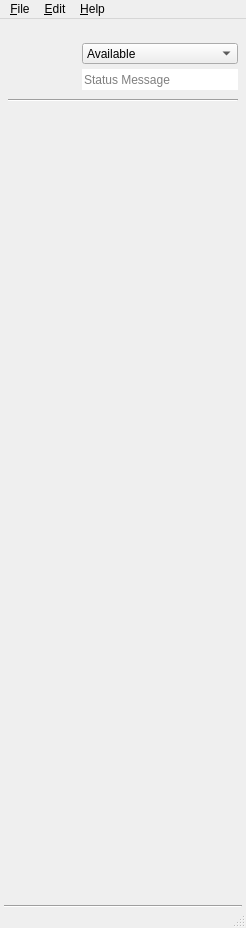
<?xml version="1.0" encoding="UTF-8"?>
<ui version="4.0">
 <class>MainWindow</class>
 <widget class="QMainWindow" name="MainWindow">
  <property name="geometry">
   <rect>
    <x>0</x>
    <y>0</y>
    <width>246</width>
    <height>928</height>
   </rect>
  </property>
  <property name="sizePolicy">
   <sizepolicy hsizetype="Preferred" vsizetype="Preferred">
    <horstretch>0</horstretch>
    <verstretch>0</verstretch>
   </sizepolicy>
  </property>
  <property name="minimumSize">
   <size>
    <width>210</width>
    <height>600</height>
   </size>
  </property>
  <property name="maximumSize">
   <size>
    <width>320</width>
    <height>1080</height>
   </size>
  </property>
  <property name="windowTitle">
   <string>Qs Messenger</string>
  </property>
  <property name="styleSheet">
   <string notr="true"/>
  </property>
  <widget class="QWidget" name="centralwidget">
   <layout class="QVBoxLayout" name="verticalLayout">
    <property name="spacing">
     <number>2</number>
    </property>
    <property name="leftMargin">
     <number>4</number>
    </property>
    <property name="topMargin">
     <number>4</number>
    </property>
    <property name="rightMargin">
     <number>4</number>
    </property>
    <property name="bottomMargin">
     <number>0</number>
    </property>
    <item>
     <widget class="QStackedWidget" name="stackedWidget">
      <property name="sizePolicy">
       <sizepolicy hsizetype="Expanding" vsizetype="Expanding">
        <horstretch>0</horstretch>
        <verstretch>0</verstretch>
       </sizepolicy>
      </property>
      <property name="minimumSize">
       <size>
        <width>120</width>
        <height>520</height>
       </size>
      </property>
      <property name="maximumSize">
       <size>
        <width>320</width>
        <height>1080</height>
       </size>
      </property>
      <property name="font">
       <font>
        <pointsize>9</pointsize>
       </font>
      </property>
      <property name="currentIndex">
       <number>1</number>
      </property>
      <widget class="QWidget" name="page">
       <layout class="QGridLayout" name="gridLayout_2">
        <property name="leftMargin">
         <number>8</number>
        </property>
        <property name="topMargin">
         <number>4</number>
        </property>
        <property name="rightMargin">
         <number>8</number>
        </property>
        <property name="bottomMargin">
         <number>4</number>
        </property>
        <property name="spacing">
         <number>4</number>
        </property>
        <item row="0" column="0">
         <layout class="QVBoxLayout" name="verticalLayout_2">
          <property name="spacing">
           <number>4</number>
          </property>
          <property name="leftMargin">
           <number>14</number>
          </property>
          <property name="rightMargin">
           <number>16</number>
          </property>
          <item>
           <spacer name="verticalSpacer_7">
            <property name="orientation">
             <enum>Qt::Vertical</enum>
            </property>
            <property name="sizeType">
             <enum>QSizePolicy::Expanding</enum>
            </property>
            <property name="sizeHint" stdset="0">
             <size>
              <width>20</width>
              <height>120</height>
             </size>
            </property>
           </spacer>
          </item>
          <item>
           <layout class="QHBoxLayout" name="horizontalLayout_3">
            <property name="bottomMargin">
             <number>0</number>
            </property>
            <item>
             <widget class="QWidget" name="widget" native="true">
              <property name="minimumSize">
               <size>
                <width>200</width>
                <height>140</height>
               </size>
              </property>
              <property name="maximumSize">
               <size>
                <width>140</width>
                <height>140</height>
               </size>
              </property>
              <widget class="QLabel" name="smiley_label">
               <property name="geometry">
                <rect>
                 <x>30</x>
                 <y>0</y>
                 <width>140</width>
                 <height>140</height>
                </rect>
               </property>
               <property name="minimumSize">
                <size>
                 <width>140</width>
                 <height>140</height>
                </size>
               </property>
               <property name="maximumSize">
                <size>
                 <width>140</width>
                 <height>140</height>
                </size>
               </property>
               <property name="styleSheet">
                <string notr="true">color: rgba(0 , 0, 0,2);</string>
               </property>
               <property name="text">
                <string/>
               </property>
               <property name="pixmap">
                <pixmap>:/icons/icons/loading.png</pixmap>
               </property>
              </widget>
              <widget class="QWidget" name="widget_2" native="true">
               <property name="geometry">
                <rect>
                 <x>20</x>
                 <y>-1</y>
                 <width>161</width>
                 <height>141</height>
                </rect>
               </property>
               <property name="styleSheet">
                <string notr="true">background-color: rgba(ef,ef,ef,20)</string>
               </property>
              </widget>
             </widget>
            </item>
           </layout>
          </item>
          <item>
           <spacer name="verticalSpacer_2">
            <property name="font">
             <font>
              <pointsize>9</pointsize>
             </font>
            </property>
            <property name="orientation">
             <enum>Qt::Vertical</enum>
            </property>
            <property name="sizeType">
             <enum>QSizePolicy::Fixed</enum>
            </property>
            <property name="sizeHint" stdset="0">
             <size>
              <width>20</width>
              <height>4</height>
             </size>
            </property>
           </spacer>
          </item>
          <item>
           <widget class="QLabel" name="label">
            <property name="font">
             <font>
              <pointsize>9</pointsize>
             </font>
            </property>
            <property name="text">
             <string>Id:</string>
            </property>
           </widget>
          </item>
          <item>
           <widget class="QLineEdit" name="usernamePrompt">
            <property name="font">
             <font>
              <pointsize>9</pointsize>
             </font>
            </property>
            <property name="text">
             <string/>
            </property>
            <property name="placeholderText">
             <string>email</string>
            </property>
           </widget>
          </item>
          <item>
           <widget class="QLabel" name="label_2">
            <property name="font">
             <font>
              <pointsize>9</pointsize>
             </font>
            </property>
            <property name="text">
             <string>Password:</string>
            </property>
           </widget>
          </item>
          <item>
           <widget class="QLineEdit" name="passwordPrompt">
            <property name="font">
             <font>
              <pointsize>9</pointsize>
             </font>
            </property>
            <property name="text">
             <string/>
            </property>
            <property name="echoMode">
             <enum>QLineEdit::Password</enum>
            </property>
            <property name="placeholderText">
             <string>password</string>
            </property>
           </widget>
          </item>
          <item>
           <spacer name="verticalSpacer_5">
            <property name="font">
             <font>
              <pointsize>9</pointsize>
             </font>
            </property>
            <property name="orientation">
             <enum>Qt::Vertical</enum>
            </property>
            <property name="sizeType">
             <enum>QSizePolicy::Fixed</enum>
            </property>
            <property name="sizeHint" stdset="0">
             <size>
              <width>20</width>
              <height>12</height>
             </size>
            </property>
           </spacer>
          </item>
          <item>
           <widget class="QPushButton" name="registerNewUserButton">
            <property name="font">
             <font>
              <pointsize>9</pointsize>
             </font>
            </property>
            <property name="styleSheet">
             <string notr="true">color: rgb(52, 101, 164);</string>
            </property>
            <property name="text">
             <string>Register a new user</string>
            </property>
            <property name="flat">
             <bool>true</bool>
            </property>
           </widget>
          </item>
          <item>
           <spacer name="verticalSpacer_3">
            <property name="font">
             <font>
              <pointsize>9</pointsize>
             </font>
            </property>
            <property name="orientation">
             <enum>Qt::Vertical</enum>
            </property>
            <property name="sizeType">
             <enum>QSizePolicy::Fixed</enum>
            </property>
            <property name="sizeHint" stdset="0">
             <size>
              <width>20</width>
              <height>26</height>
             </size>
            </property>
           </spacer>
          </item>
          <item>
           <widget class="QCheckBox" name="rememberPrompt">
            <property name="minimumSize">
             <size>
              <width>0</width>
              <height>17</height>
             </size>
            </property>
            <property name="maximumSize">
             <size>
              <width>16777215</width>
              <height>14</height>
             </size>
            </property>
            <property name="font">
             <font>
              <pointsize>9</pointsize>
             </font>
            </property>
            <property name="text">
             <string>Remember my credentials</string>
            </property>
           </widget>
          </item>
          <item>
           <widget class="QCheckBox" name="autologinPrompt">
            <property name="minimumSize">
             <size>
              <width>0</width>
              <height>17</height>
             </size>
            </property>
            <property name="maximumSize">
             <size>
              <width>16777215</width>
              <height>14</height>
             </size>
            </property>
            <property name="font">
             <font>
              <pointsize>9</pointsize>
             </font>
            </property>
            <property name="text">
             <string>Sign in automatically</string>
            </property>
           </widget>
          </item>
          <item>
           <widget class="QCheckBox" name="invisible_Prompt">
            <property name="minimumSize">
             <size>
              <width>0</width>
              <height>17</height>
             </size>
            </property>
            <property name="maximumSize">
             <size>
              <width>16777215</width>
              <height>14</height>
             </size>
            </property>
            <property name="font">
             <font>
              <pointsize>9</pointsize>
             </font>
            </property>
            <property name="text">
             <string>Sign  in as invisible to everyone</string>
            </property>
           </widget>
          </item>
          <item>
           <spacer name="verticalSpacer_4">
            <property name="font">
             <font>
              <pointsize>9</pointsize>
             </font>
            </property>
            <property name="orientation">
             <enum>Qt::Vertical</enum>
            </property>
            <property name="sizeType">
             <enum>QSizePolicy::Fixed</enum>
            </property>
            <property name="sizeHint" stdset="0">
             <size>
              <width>20</width>
              <height>12</height>
             </size>
            </property>
           </spacer>
          </item>
          <item>
           <layout class="QHBoxLayout" name="horizontalLayout">
            <property name="topMargin">
             <number>5</number>
            </property>
            <item>
             <widget class="QPushButton" name="signInButton">
              <property name="maximumSize">
               <size>
                <width>97</width>
                <height>200</height>
               </size>
              </property>
              <property name="font">
               <font>
                <pointsize>9</pointsize>
               </font>
              </property>
              <property name="styleSheet">
               <string notr="true">background-color: rgb(232, 232, 232);</string>
              </property>
              <property name="text">
               <string>&amp;Sign In</string>
              </property>
             </widget>
            </item>
           </layout>
          </item>
          <item>
           <spacer name="verticalSpacer">
            <property name="font">
             <font>
              <pointsize>9</pointsize>
             </font>
            </property>
            <property name="orientation">
             <enum>Qt::Vertical</enum>
            </property>
            <property name="sizeHint" stdset="0">
             <size>
              <width>20</width>
              <height>40</height>
             </size>
            </property>
           </spacer>
          </item>
          <item>
           <widget class="QPushButton" name="resetPasswordButton">
            <property name="font">
             <font>
              <pointsize>9</pointsize>
             </font>
            </property>
            <property name="styleSheet">
             <string notr="true">color: rgb(52, 101, 164);</string>
            </property>
            <property name="text">
             <string>Forgot your password?</string>
            </property>
            <property name="flat">
             <bool>true</bool>
            </property>
           </widget>
          </item>
         </layout>
        </item>
       </layout>
      </widget>
      <widget class="QWidget" name="page_2">
       <layout class="QGridLayout" name="gridLayout_3">
        <property name="leftMargin">
         <number>4</number>
        </property>
        <property name="topMargin">
         <number>0</number>
        </property>
        <property name="rightMargin">
         <number>4</number>
        </property>
        <property name="bottomMargin">
         <number>4</number>
        </property>
        <property name="horizontalSpacing">
         <number>0</number>
        </property>
        <property name="verticalSpacing">
         <number>2</number>
        </property>
        <item row="3" column="0">
         <widget class="Line" name="line">
          <property name="orientation">
           <enum>Qt::Horizontal</enum>
          </property>
         </widget>
        </item>
        <item row="2" column="0">
         <spacer name="verticalSpacer_8">
          <property name="orientation">
           <enum>Qt::Vertical</enum>
          </property>
          <property name="sizeType">
           <enum>QSizePolicy::Fixed</enum>
          </property>
          <property name="sizeHint" stdset="0">
           <size>
            <width>20</width>
            <height>4</height>
           </size>
          </property>
         </spacer>
        </item>
        <item row="6" column="0">
         <widget class="QLabel" name="bannerLabel">
          <property name="minimumSize">
           <size>
            <width>257</width>
            <height>80</height>
           </size>
          </property>
          <property name="maximumSize">
           <size>
            <width>257</width>
            <height>80</height>
           </size>
          </property>
          <property name="text">
           <string/>
          </property>
          <property name="scaledContents">
           <bool>true</bool>
          </property>
         </widget>
        </item>
        <item row="1" column="0">
         <layout class="QHBoxLayout" name="horizontalLayout_2">
          <property name="spacing">
           <number>4</number>
          </property>
          <property name="leftMargin">
           <number>0</number>
          </property>
          <property name="topMargin">
           <number>0</number>
          </property>
          <property name="rightMargin">
           <number>0</number>
          </property>
          <property name="bottomMargin">
           <number>0</number>
          </property>
          <item>
           <widget class="QPushButton" name="MainAvatar">
            <property name="minimumSize">
             <size>
              <width>70</width>
              <height>70</height>
             </size>
            </property>
            <property name="maximumSize">
             <size>
              <width>70</width>
              <height>70</height>
             </size>
            </property>
            <property name="text">
             <string/>
            </property>
            <property name="icon">
             <iconset>
              <normalon>Resources/icons/avatarIcon.png</normalon>
             </iconset>
            </property>
            <property name="iconSize">
             <size>
              <width>70</width>
              <height>70</height>
             </size>
            </property>
            <property name="flat">
             <bool>true</bool>
            </property>
           </widget>
          </item>
          <item>
           <layout class="QVBoxLayout" name="verticalLayout_3">
            <property name="spacing">
             <number>2</number>
            </property>
            <property name="bottomMargin">
             <number>0</number>
            </property>
            <item>
             <layout class="QHBoxLayout" name="horizontalLayout_5">
              <property name="spacing">
               <number>2</number>
              </property>
              <property name="topMargin">
               <number>0</number>
              </property>
              <item>
               <widget class="QLabel" name="usernameLabel">
                <property name="sizePolicy">
                 <sizepolicy hsizetype="Expanding" vsizetype="Fixed">
                  <horstretch>0</horstretch>
                  <verstretch>0</verstretch>
                 </sizepolicy>
                </property>
                <property name="minimumSize">
                 <size>
                  <width>120</width>
                  <height>16</height>
                 </size>
                </property>
                <property name="maximumSize">
                 <size>
                  <width>320</width>
                  <height>16</height>
                 </size>
                </property>
                <property name="font">
                 <font>
                  <pointsize>9</pointsize>
                  <weight>50</weight>
                  <bold>false</bold>
                 </font>
                </property>
                <property name="styleSheet">
                 <string notr="true">color: rgb(52, 101, 164);

</string>
                </property>
                <property name="text">
                 <string/>
                </property>
               </widget>
              </item>
             </layout>
            </item>
            <item>
             <widget class="QComboBox" name="availabilityDropDownMenu">
              <property name="sizePolicy">
               <sizepolicy hsizetype="Expanding" vsizetype="Fixed">
                <horstretch>0</horstretch>
                <verstretch>0</verstretch>
               </sizepolicy>
              </property>
              <property name="minimumSize">
               <size>
                <width>120</width>
                <height>21</height>
               </size>
              </property>
              <property name="maximumSize">
               <size>
                <width>320</width>
                <height>21</height>
               </size>
              </property>
              <property name="font">
               <font>
                <pointsize>9</pointsize>
               </font>
              </property>
              <property name="styleSheet">
               <string notr="true"/>
              </property>
              <property name="iconSize">
               <size>
                <width>14</width>
                <height>14</height>
               </size>
              </property>
              <item>
               <property name="text">
                <string>Available</string>
               </property>
               <property name="icon">
                <iconset>
                 <normalon>:/icons/icons/smiley.png</normalon>
                </iconset>
               </property>
              </item>
              <item>
               <property name="text">
                <string>Busy</string>
               </property>
               <property name="icon">
                <iconset>
                 <normalon>:/icons/icons/smiley_busy.png</normalon>
                </iconset>
               </property>
              </item>
              <item>
               <property name="text">
                <string>Invisible</string>
               </property>
               <property name="icon">
                <iconset>
                 <normalon>:/icons/icons/smiley_invisible.png</normalon>
                </iconset>
               </property>
              </item>
             </widget>
            </item>
            <item>
             <spacer name="verticalSpacer_6">
              <property name="orientation">
               <enum>Qt::Vertical</enum>
              </property>
              <property name="sizeType">
               <enum>QSizePolicy::Fixed</enum>
              </property>
              <property name="sizeHint" stdset="0">
               <size>
                <width>20</width>
                <height>2</height>
               </size>
              </property>
             </spacer>
            </item>
            <item>
             <widget class="QLineEdit" name="statusMessageLineEdit">
              <property name="minimumSize">
               <size>
                <width>120</width>
                <height>21</height>
               </size>
              </property>
              <property name="maximumSize">
               <size>
                <width>320</width>
                <height>21</height>
               </size>
              </property>
              <property name="font">
               <font>
                <pointsize>9</pointsize>
               </font>
              </property>
              <property name="styleSheet">
               <string notr="true"/>
              </property>
              <property name="text">
               <string/>
              </property>
              <property name="maxLength">
               <number>21</number>
              </property>
              <property name="frame">
               <bool>false</bool>
              </property>
              <property name="alignment">
               <set>Qt::AlignLeading|Qt::AlignLeft|Qt::AlignVCenter</set>
              </property>
              <property name="placeholderText">
               <string>Status Message</string>
              </property>
             </widget>
            </item>
           </layout>
          </item>
         </layout>
        </item>
        <item row="4" column="0">
         <layout class="QVBoxLayout" name="listLayout">
          <property name="spacing">
           <number>0</number>
          </property>
          <property name="sizeConstraint">
           <enum>QLayout::SetNoConstraint</enum>
          </property>
          <property name="leftMargin">
           <number>0</number>
          </property>
         </layout>
        </item>
        <item row="5" column="0">
         <spacer name="verticalSpacer_9">
          <property name="orientation">
           <enum>Qt::Vertical</enum>
          </property>
          <property name="sizeHint" stdset="0">
           <size>
            <width>20</width>
            <height>1</height>
           </size>
          </property>
         </spacer>
        </item>
       </layout>
      </widget>
     </widget>
    </item>
    <item>
     <widget class="Line" name="line_3">
      <property name="orientation">
       <enum>Qt::Horizontal</enum>
      </property>
     </widget>
    </item>
   </layout>
  </widget>
  <widget class="QMenuBar" name="menubar">
   <property name="geometry">
    <rect>
     <x>0</x>
     <y>0</y>
     <width>246</width>
     <height>24</height>
    </rect>
   </property>
   <widget class="QMenu" name="menuMessenger">
    <property name="title">
     <string>&amp;File</string>
    </property>
    <addaction name="actionSign"/>
   </widget>
   <widget class="QMenu" name="menuHelp">
    <property name="title">
     <string>&amp;Help</string>
    </property>
    <addaction name="actionAbout"/>
   </widget>
   <widget class="QMenu" name="menuEdit">
    <property name="title">
     <string>&amp;Edit</string>
    </property>
    <addaction name="actionSettings"/>
   </widget>
   <addaction name="menuMessenger"/>
   <addaction name="menuEdit"/>
   <addaction name="menuHelp"/>
  </widget>
  <widget class="QStatusBar" name="statusbar">
   <property name="sizePolicy">
    <sizepolicy hsizetype="Preferred" vsizetype="Fixed">
     <horstretch>0</horstretch>
     <verstretch>0</verstretch>
    </sizepolicy>
   </property>
   <property name="minimumSize">
    <size>
     <width>0</width>
     <height>20</height>
    </size>
   </property>
   <property name="maximumSize">
    <size>
     <width>16777215</width>
     <height>20</height>
    </size>
   </property>
   <property name="font">
    <font>
     <pointsize>10</pointsize>
    </font>
   </property>
   <property name="styleSheet">
    <string notr="true">color: rgb(60, 150, 0);</string>
   </property>
  </widget>
  <action name="actionActivate_New_User">
   <property name="text">
    <string>Activate New User</string>
   </property>
   <property name="font">
    <font>
     <pointsize>10</pointsize>
    </font>
   </property>
   <property name="shortcut">
    <string>Ctrl+N</string>
   </property>
  </action>
  <action name="actionReset_Password">
   <property name="text">
    <string>Reset Password</string>
   </property>
   <property name="font">
    <font>
     <pointsize>10</pointsize>
    </font>
   </property>
   <property name="shortcut">
    <string>Ctrl+R</string>
   </property>
  </action>
  <action name="actionToggle_List_View">
   <property name="text">
    <string>Toggle List View</string>
   </property>
   <property name="font">
    <font>
     <pointsize>10</pointsize>
    </font>
   </property>
   <property name="shortcut">
    <string>Ctrl+D</string>
   </property>
  </action>
  <action name="actionAbout">
   <property name="text">
    <string>&amp;About</string>
   </property>
   <property name="font">
    <font/>
   </property>
  </action>
  <action name="actionFriend_Request">
   <property name="text">
    <string>Friend Request</string>
   </property>
   <property name="font">
    <font>
     <pointsize>10</pointsize>
    </font>
   </property>
   <property name="shortcut">
    <string>Ctrl+F</string>
   </property>
  </action>
  <action name="actionSettings">
   <property name="text">
    <string>Settin&amp;gs</string>
   </property>
   <property name="font">
    <font/>
   </property>
  </action>
  <action name="actionSign">
   <property name="text">
    <string>&amp;SignOut</string>
   </property>
   <property name="font">
    <font/>
   </property>
  </action>
 </widget>
 <resources/>
 <connections/>
</ui>
